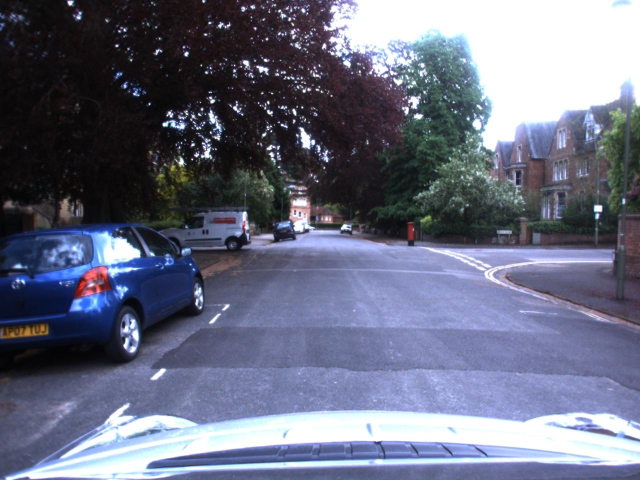
%> input picture test images/left/im_01.jpg, 1280 x 960 px (shown at 1/2 size)
$ octave dct_example.m   (GNU Octave 9; MATLAB toolbox functions it lacks are replaced by stand-ins)
%> lines starting %> are read from the running program, lines starting %| are printed output that depends on the picture
i = imread('test images/left/im_01.jpg');
%> i is the input picture: size 960x1280x3 uint8; mean R, G, B 104.4, 108.4, 128.7
i = im2double(i);
%> i: size 960x1280x3 double
i = rgb2gray(i);
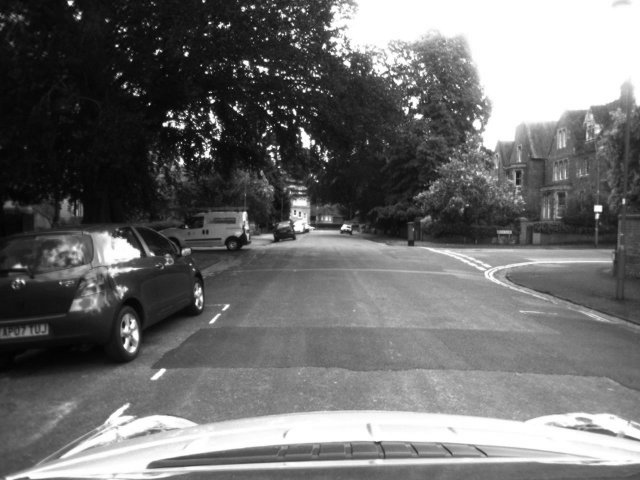
%> i: size 960x1280 double (shown at 1/2 size); min 0.0023, max 1, mean 0.429

block_sz = 8;
I = i;
T = dctmtx(block_sz);
dct = @(block_struct) T * block_struct.data * T';
B = blockproc(I,[block_sz block_sz],dct);
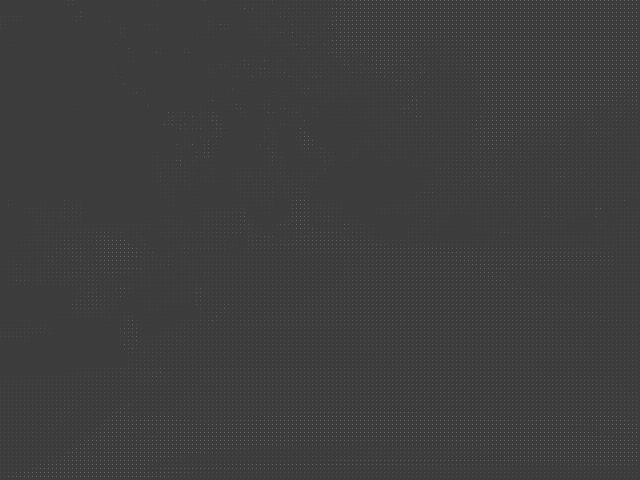
%> B: size 960x1280 double (shown at 1/2 size); min -2.5, max 8, mean 0.0536; drawn with min black and max white

mask = zeros(block_sz, block_sz);
for r = 1:block_sz/2
    mask(r,1:(block_sz/2)-r+1) = 1;
end

B2 = blockproc(B,[block_sz block_sz],@(block_struct) mask .* block_struct.data);
invdct = @(block_struct) T' * block_struct.data * T;
I2 = blockproc(B2,[block_sz block_sz],invdct);
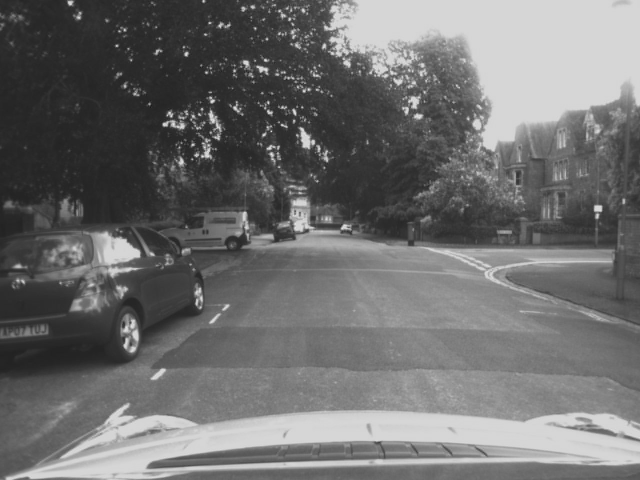
%> I2: size 960x1280 double (shown at 1/2 size); min -0.18, max 1.22, mean 0.429; drawn with min black and max white

figure;
imshow(I);
figure;
imshow(I2);

imwrite(I2, 'image_01.jpg');

$ run again, with test images/left/im_02.jpg copied over test images/left/im_01.jpg
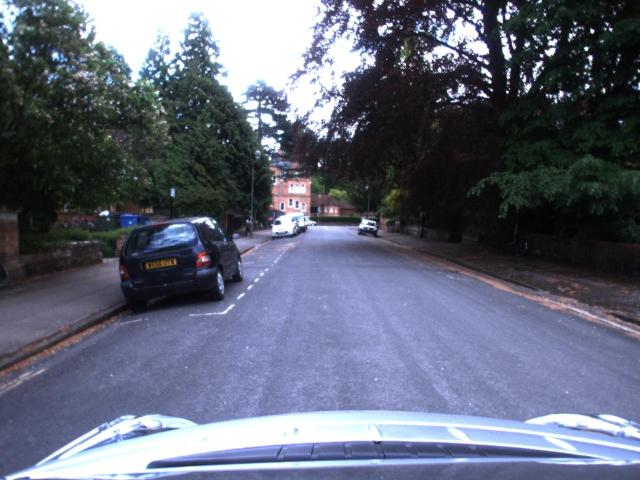
%> input picture test images/left/im_02.jpg, 1280 x 960 px (shown at 1/2 size)
%> i is the input picture: size 960x1280x3 uint8; mean R, G, B 96.2, 101.8, 119.1
%> `i = rgb2gray(i);`:
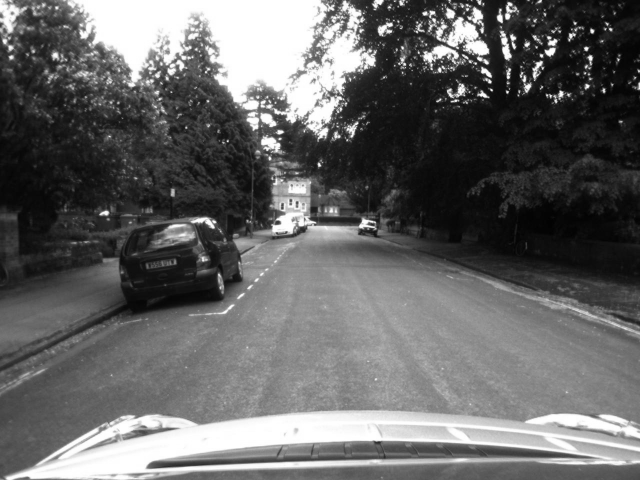
%> i: size 960x1280 double (shown at 1/2 size); min 0.000894, max 1, mean 0.4
%> `I2 = blockproc(B2,[block_sz block_sz],invdct);`:
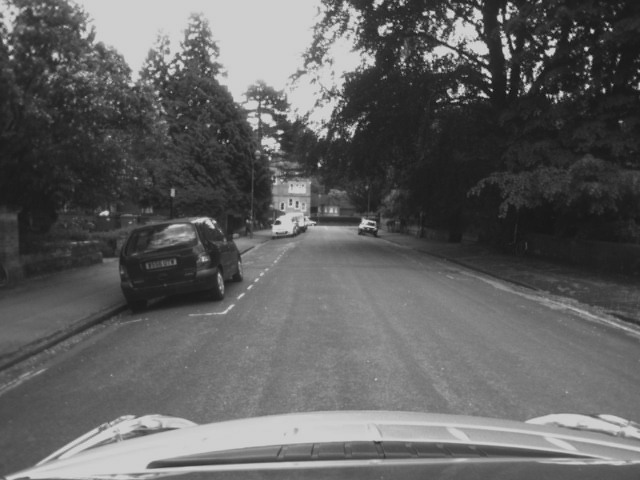
%> I2: size 960x1280 double (shown at 1/2 size); min -0.122, max 1.26, mean 0.4; drawn with min black and max white

$ run again, with test images/left/im_03.jpg copied over test images/left/im_01.jpg
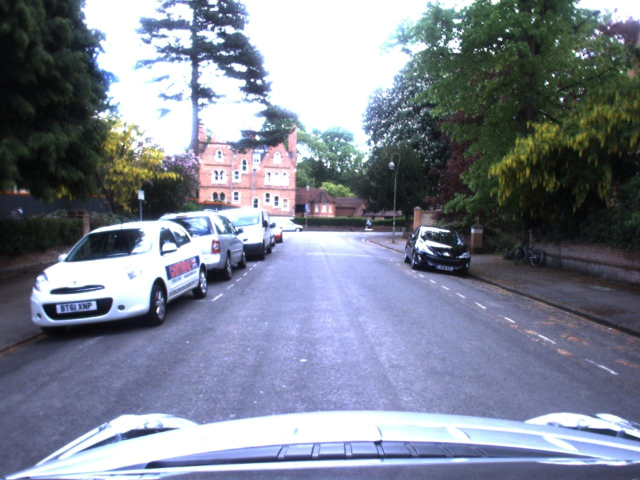
%> input picture test images/left/im_03.jpg, 1280 x 960 px (shown at 1/2 size)
%> i is the input picture: size 960x1280x3 uint8; mean R, G, B 124.8, 130.9, 145.9
%> `i = rgb2gray(i);`:
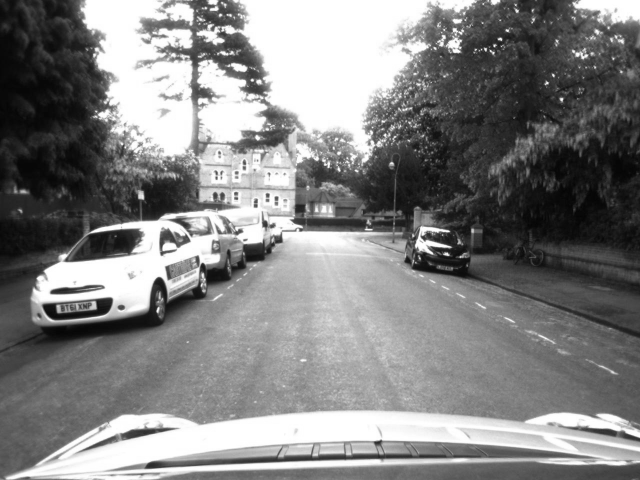
%> i: size 960x1280 double (shown at 1/2 size); min 0.0148, max 1, mean 0.513
%> `I2 = blockproc(B2,[block_sz block_sz],invdct);`:
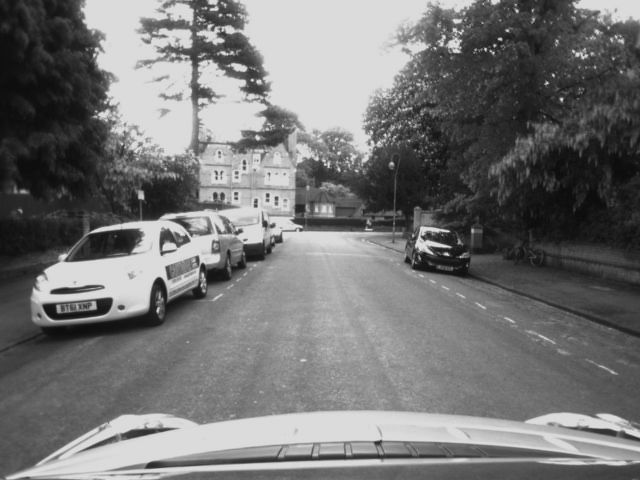
%> I2: size 960x1280 double (shown at 1/2 size); min -0.038, max 1.17, mean 0.513; drawn with min black and max white
